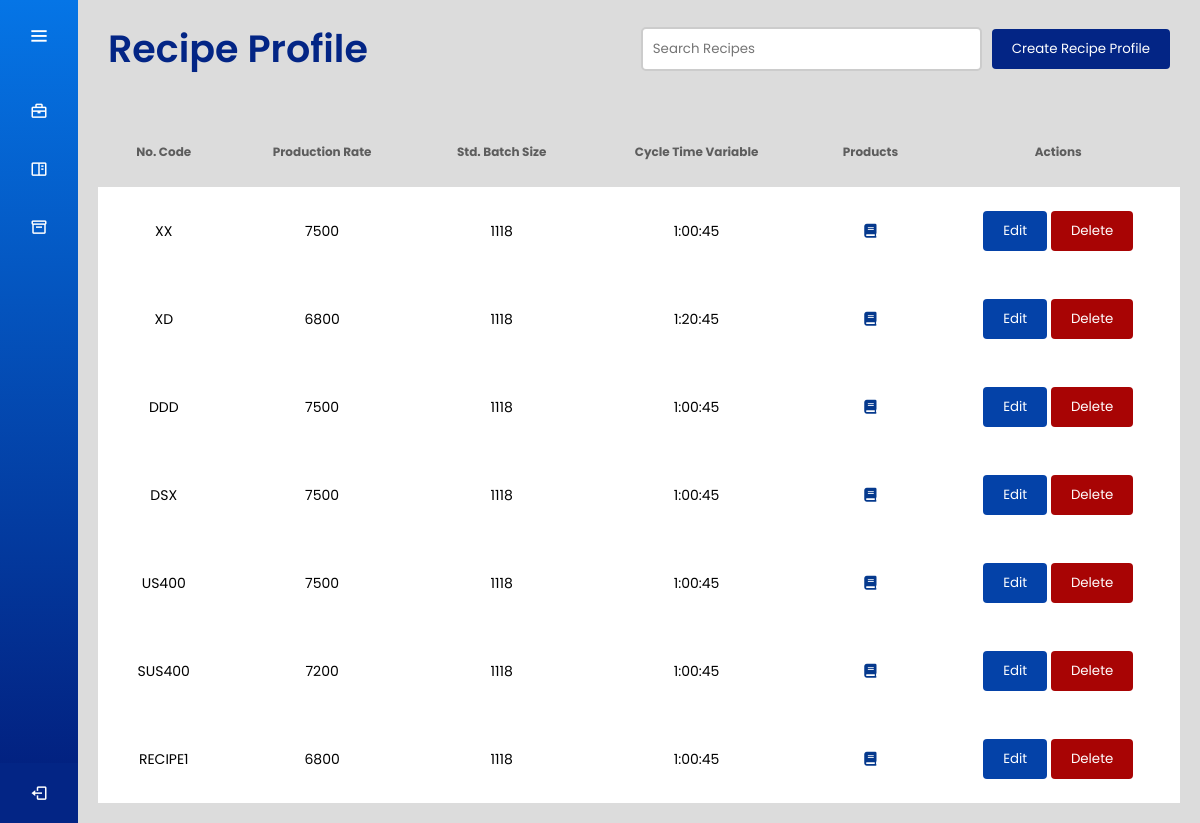
/recipe_dashboard/ (signed in), run on an earlier commit of the app's database.
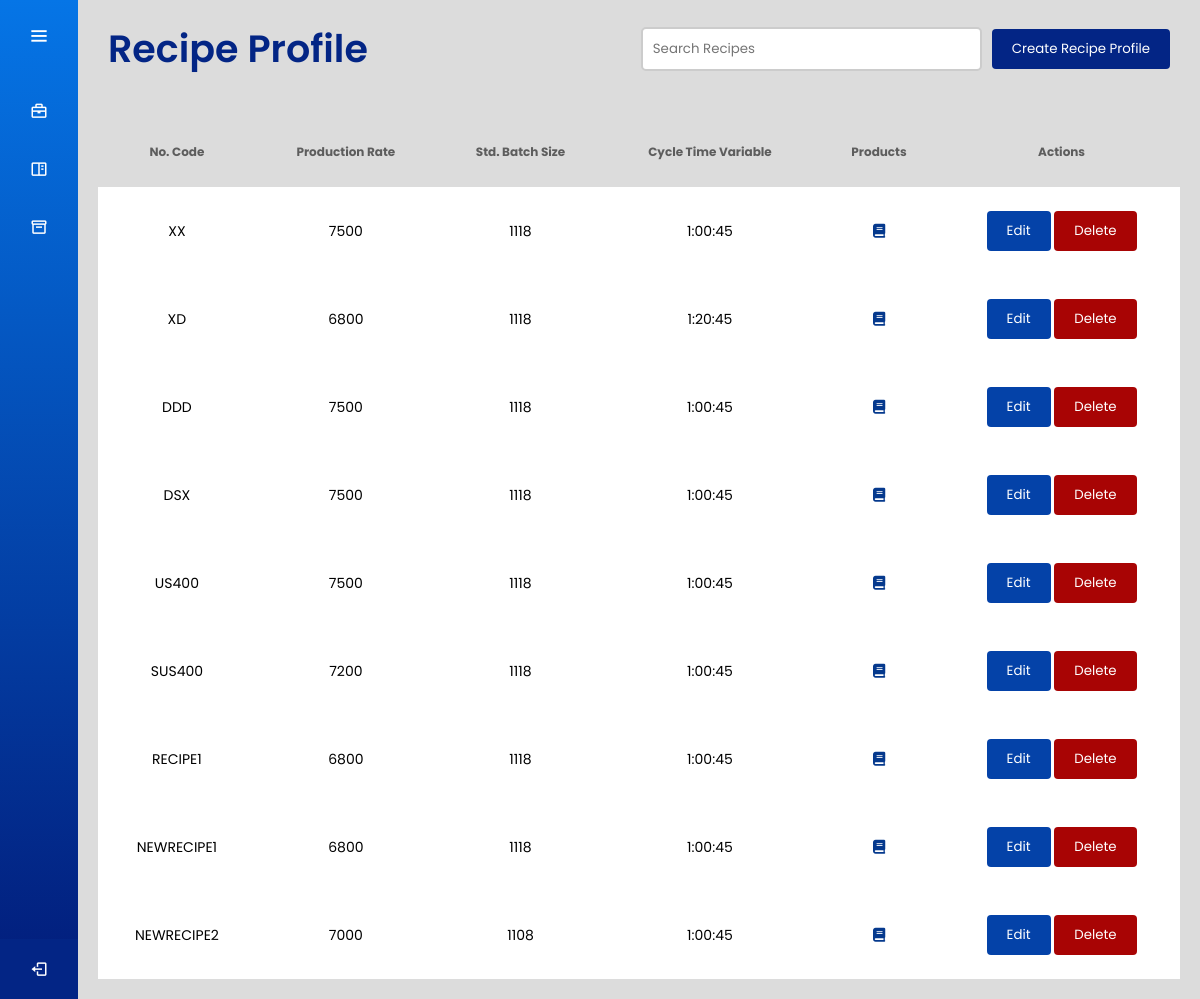
And on a later commit of the database.
### recipes/models.py (models this page shows, shortened)
class Recipe(models.Model):
    recipeName = models.CharField(max_length=50, unique=True)
    productionRate = models.PositiveIntegerField()
    stdBatchSize = models.PositiveIntegerField()
    cycleTimeVariable = models.DurationField()

### recipes/views.py (the view)
# urls.py: path('recipe_dashboard/', views.recipe_dashboard, name='recipe_dashboard'),
@login_required
def recipe_dashboard(request):
    recipes = Recipe.objects.all()
    user_role = None
    try:
        user_role = UserRole.objects.get(user=request.user).role
    except UserRole.DoesNotExist:
        pass
    if user_role != 'production' and user_role != 'manager':
        raise Http404("Page not found.")
    context = {
        'recipes': recipes,
        'user_role': user_role,
    }
    return render(request, 'recipe_dashboard.html', context)

### users/context_processors.py (called while the page is built)
def user_role_context(request):
    user = request.user
    if user.is_authenticated:
        try:
            user_role = UserRole.objects.get(user=user).get_role_display()
        except UserRole.DoesNotExist:
            user_role = None
    else:
        user_role = None
    return {
        'username': user.username if user.is_authenticated else 'Guest',
        'user_role': user_role
    }

### recipes/templates/recipe_dashboard.html (shortened to what this page needs)
<!DOCTYPE html>
<html lang="en" dir="ltr">
  <head>
    {% load static %}
    <link rel="stylesheet" href="{% static 'css/dash_style.css' %}">
    <link rel="stylesheet" href="{% static 'css/table_style.css' %}">
    <link rel="stylesheet" href="{% static 'css/create.css' %}">
    <link href='https://unpkg.com/boxicons@2.0.7/css/boxicons.min.css' rel='stylesheet'>
    <link rel="stylesheet" href="https://cdnjs.cloudflare.com/ajax/libs/overlayscrollbars/1.13.1/css/OverlayScrollbars.min.css">
   </head>
<body>
  {% include 'sidebar.html' %}
  <section class="home-section">
    {% include 'recipe_header.html' %}
    <div class="main-content">
      {% include 'recipe_table.html' %}
    </div>
  </section>
</body>
</html>

### users/templates/sidebar.html (shortened to what this page needs)
<!DOCTYPE html>
<html lang="en" dir="ltr">
  <head>
</head>
<body>
{% load static %}
<div class="sidebar">
    <div class="logo-details">
      {% if user_role == 'manager' %}
          <a href="{% url 'manager_dashboard' %}">
      {% elif user_role == 'production' %}
          <a href="{% url 'dashboard' %}">
      {% else %}
          <a href="{% url 'worker_dashboard' %}">
      {% endif %}
      </a>
      <i class='bx bx-menu' id="btn"></i>
  </div>
  <ul class="nav-list">
      <li>
          {% if user_role == 'manager' %}
              <a href="{% url 'manager_dashboard' %}">
          {% elif user_role == 'production' %}
              <a href="{% url 'dashboard' %}">
          {% else %}
              <a href="{% url 'worker_dashboard' %}">
          {% endif %}
          <i class='bx bx-briefcase' ></i>
          </a>
      </li>
      {% if user_role != 'packaging' and user_role != 'mixing' %}
      <li>
       <a href="{% url 'recipe_dashboard' %}">
        <i class='bx bx-book-content'></i>
       </a>
     </li>
    {% endif %}
     <li>
       <a href="{% url 'archives' %}">
        <i class='bx bx-box' ></i>
       </a>
     </li>
     <li class="profile">
         <div class="profile-details">
           <div class="name_job">
             <div class="name">{{ username }}</div>
             <div class="job">{{ user_role }}</div>
           </div>
         </div>
         <a href="{% url 'logout' %}"" id="logout_btn">
         <i class='bx bx-log-out' id="log_out"></i>
        </a>
     </li>
    </ul>
  </div>
</body>
</html>

### recipes/templates/recipe_header.html (shortened to what this page needs)
<!DOCTYPE html>
<html lang="en" dir="ltr">
<head>
</head>
<body>
    <div class="header">
        <div class="text">Recipe Profile</div>
        <div class="top-menu">
            <input type="text" placeholder="Search Recipes">
            {% if user_role != "manager" %}
                <a href="#">
                    <button id="createRecipeProfile">Create Recipe Profile</button>
                </a>
            {% endif %}
        </div>
    </div>
</body>
</html>

### recipes/templates/recipe_table.html (shortened to what this page needs)
<!DOCTYPE html>
<html lang="en" dir="ltr">
<head>
    <link href="https://cdnjs.cloudflare.com/ajax/libs/font-awesome/6.0.0-beta3/css/all.min.css" rel="stylesheet">
    {% load static %}
</head>
<body>
    <table id="dashboard-table">
        <thead>
            <tr>
                <th>No. Code</th>
                <th>Production Rate</th>
                <th>Std. Batch Size</th>
                <th>Cycle Time Variable</th>
                <th>Products</th>
                {% if user_role != "manager" %}
                    <th>Actions</th>
                {% endif %}
            </tr>
        </thead>
        <tbody>
            {% if recipes %}
                {% for recipe in recipes %}
                    <tr>
                        <td>{{ recipe.recipeName }}</td>
                        <td>{{ recipe.productionRate }}</td>
                        <td>{{ recipe.stdBatchSize }}</td>
                        <td>{{ recipe.cycleTimeVariable }}</td>
                        <td><i class="fa-solid fa-book" style="color: rgba(5, 57, 141);" data-recipe-name="{{ recipe.recipeName }}" data-recipe-id="{{ recipe.id }}"></i></td>
                        {% if user_role != "manager" %}
                            <td>
                                <button class="edit-btn"
                                    data-recipe-id="{{ recipe.id }}"
                                    data-recipe-name="{{ recipe.recipeName }}"
                                    data-production-rate="{{ recipe.productionRate }}"
                                    data-std-batch-size="{{ recipe.stdBatchSize }}"
                                    data-cycle-time-variable="{{ recipe.cycleTimeVariable }}">Edit</button>
                                <button class="delete-btn" data-recipe-id="{{ recipe.id }}">Delete</button>
                            </td>
                        {% endif %}
                    </tr>
                {% endfor %}
            {% else %}
                <tr>
                    <td colspan="{% if user_role != 'manager' %}5{% else %}4{% endif %}">No recipes found.</td>
                </tr>
            {% endif %}
        </tbody>
    </table>
</body>
</html>

### static/css/dash_style.css (style rules this page uses)
* { margin: 0; padding: 0; box-sizing: border-box; font-family: "Poppins", sans-serif; }
.sidebar { position: fixed; left: 0; top: 0; height: 100%; width: 78px; background: linear-gradient(180deg, rgb(5, 117, 230) 0%, rgb(2.46, 40.69, 137.58) 84.79%, rgb(2, 27, 121) 100%); padding: 6px 14px; z-index: 99; transition: all 0.5s ease; }
.sidebar .logo-details { height: 60px; display: flex; align-items: center; position: relative; }
.sidebar .logo-details #btn { position: absolute; top: 50%; right: 0; transform: translateY(-50%); font-size: 22px; transition: all 0.4s ease; font-size: 23px; text-align: center; cursor: pointer; transition: all 0.5s ease; }
.sidebar i { color: #fff; height: 60px; min-width: 50px; font-size: 28px; text-align: center; line-height: 60px; }
.sidebar .nav-list { margin-top: 20px; height: 100%; }
.sidebar li { position: relative; margin: 8px 0; list-style: none; }
.sidebar li a { display: flex; height: 100%; width: 100%; border-radius: 12px; align-items: center; text-decoration: none; transition: all 0.4s ease; background: none; }
.sidebar li i { height: 50px; line-height: 50px; font-size: 18px; border-radius: 12px; }
.sidebar li.profile { position: fixed; height: 60px; width: 78px; left: 0; bottom: -8px; padding: 10px 14px; background: #032585; transition: all 0.5s ease; overflow: hidden; }
.sidebar li .profile-details { display: flex; align-items: center; flex-wrap: nowrap; }
.sidebar li.profile .name, .sidebar li.profile .job { font-size: 15px; font-weight: 400; color: #fff; white-space: nowrap; }
.sidebar li.profile .job { font-size: 12px; }
.sidebar .profile #log_out { position: absolute; top: 50%; right: 0; transform: translateY(-50%); background: #032585; width: 100%; height: 60px; line-height: 60px; border-radius: 0px; transition: all 0.5s ease; }
.home-section { position: relative; background: #DCDCDC; min-height: 100vh; top: 0; left: 78px; width: calc(100% - 78px); transition: all 0.5s ease; z-index: 2; }
.home-section .text { display: inline-block; color: #032585; font-size: 38px; font-weight: 600; }
.top-menu { display: flex; align-items: center; }
.home-section .header { display: flex; justify-content: space-between; align-items: center; padding: 20px 30px 20px 30px; background-color: #DCDCDC; box-shadow: 0 2px 4px rgba(0, 0, 0, 0.1); }
.home-section .top-menu input[type="text"] { padding: 10px; padding-right: 70px; border-radius: 4px; margin-right: 10px; border: 2px solid #ccc; border-radius: 5px; outline: none; transition: border-color 0.3s; z-index: 2; }
.home-section .top-menu button { background-color: #032585; color: #fff; padding: 10px 20px; border: none; border-radius: 4px; cursor: pointer; transition: background-color 0.3s; }
.home-section .main-content { padding: 20px; background-color: #DCDCDC; min-height: 300px; height: 100%; }
.edit-btn { background-color: rgba(4, 66, 168, 1); color: #fff; padding: 10px 20px; border: none; border-radius: 4px; cursor: pointer; transition: background-color 0.3s; }
.delete-btn { background-color: rgb(168, 4, 4); color: #fff; padding: 10px 20px; border: none; border-radius: 4px; cursor: pointer; transition: background-color 0.3s; }

### static/css/table_style.css (style rules this page uses)
table { width: 100%; border-collapse: collapse; margin: 0; }
table thead { color: #5D5D5D; }
table th { padding: 26px; text-align: center; vertical-align: middle; font-size: 12px; font-weight: 700; }
table td { padding: 24px; text-align: center; vertical-align: middle; font-size: 14px; }
table tbody tr { padding: 10px; background-color: #ffffff; transition: background-color 0.3s; }

### static/css/create.css (style rules this page uses)
.main-content { overflow-x: hidden; }
a { text-decoration: none; color: #000; font-size: small; }

What changed in the data, as far as the page shows it:
added Recipe: recipeName "NEWRECIPE1", productionRate "6800", stdBatchSize "1118", cycleTimeVariable "1:00:45"
added Recipe: recipeName "NEWRECIPE2", productionRate "7000", stdBatchSize "1108", cycleTimeVariable "1:00:45"
